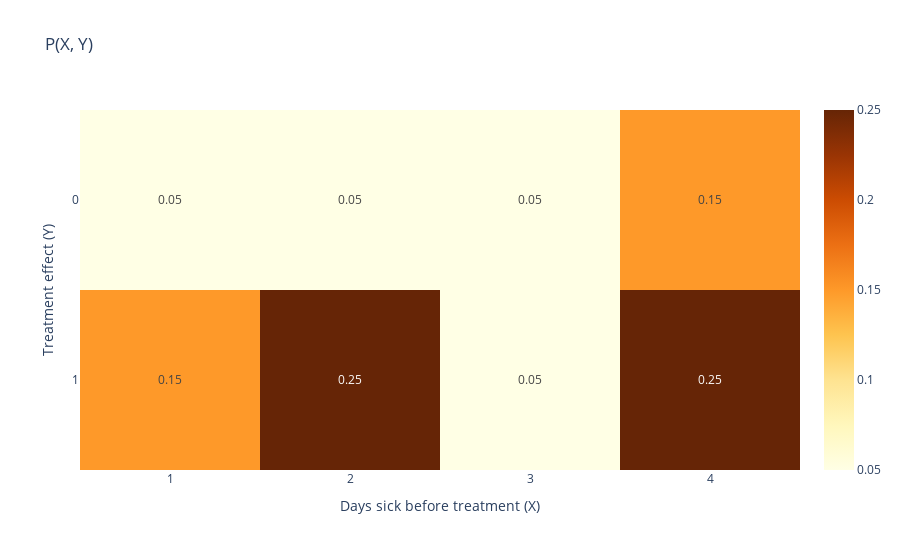

Write notebook code for a chart like this one.
### Markdown cell above
## Exercise 2

Let's suppose the following joint probability distribution is known for a medicine:

### Code cell
two = Exercise2()
plot_distr_heatmap(
  freq=two.freq,
  X_values=two.X_values,
  Y_values=two.Y_values,
  X_label=two.X_label,
  Y_label=two.Y_label,
)

### Figure 1 — Plotly figure (JSON) as saved in the notebook; plotly's stock layout.template omitted (floating-point values rounded to 4 significant figures)
{"data": [{"coloraxis": "coloraxis", "hovertemplate": "Days sick before treatment (X): %{x}<br>Treatment effect (Y): %{y}<br>color: %{z}<extra></extra>", "name": "0", "texttemplate": "%{z}", "type": "heatmap", "x": ["1", "2", "3", "4"], "xaxis": "x", "y": ["0", "1"], "yaxis": "y", "z": [[0.05, 0.05, 0.05, 0.15], [0.15, 0.25, 0.05, 0.25]]}], "layout": {"coloraxis": {"colorscale": [[0, "rgb(255,255,229)"], [0.125, "rgb(255,247,188)"], [0.25, "rgb(254,227,145)"], [0.375, "rgb(254,196,79)"], [0.5, "rgb(254,153,41)"], [0.625, "rgb(236,112,20)"], [0.75, "rgb(204,76,2)"], [0.875, "rgb(153,52,4)"], [1, "rgb(102,37,6)"]]}, "title": {"text": "P(X, Y)"}, "xaxis": {"anchor": "y", "constrain": "domain", "domain": [0, 1], "scaleanchor": "y", "title": {"text": "Days sick before treatment (X)"}}, "yaxis": {"anchor": "x", "autorange": "reversed", "constrain": "domain", "domain": [0, 1], "title": {"text": "Treatment effect (Y)"}}}}
